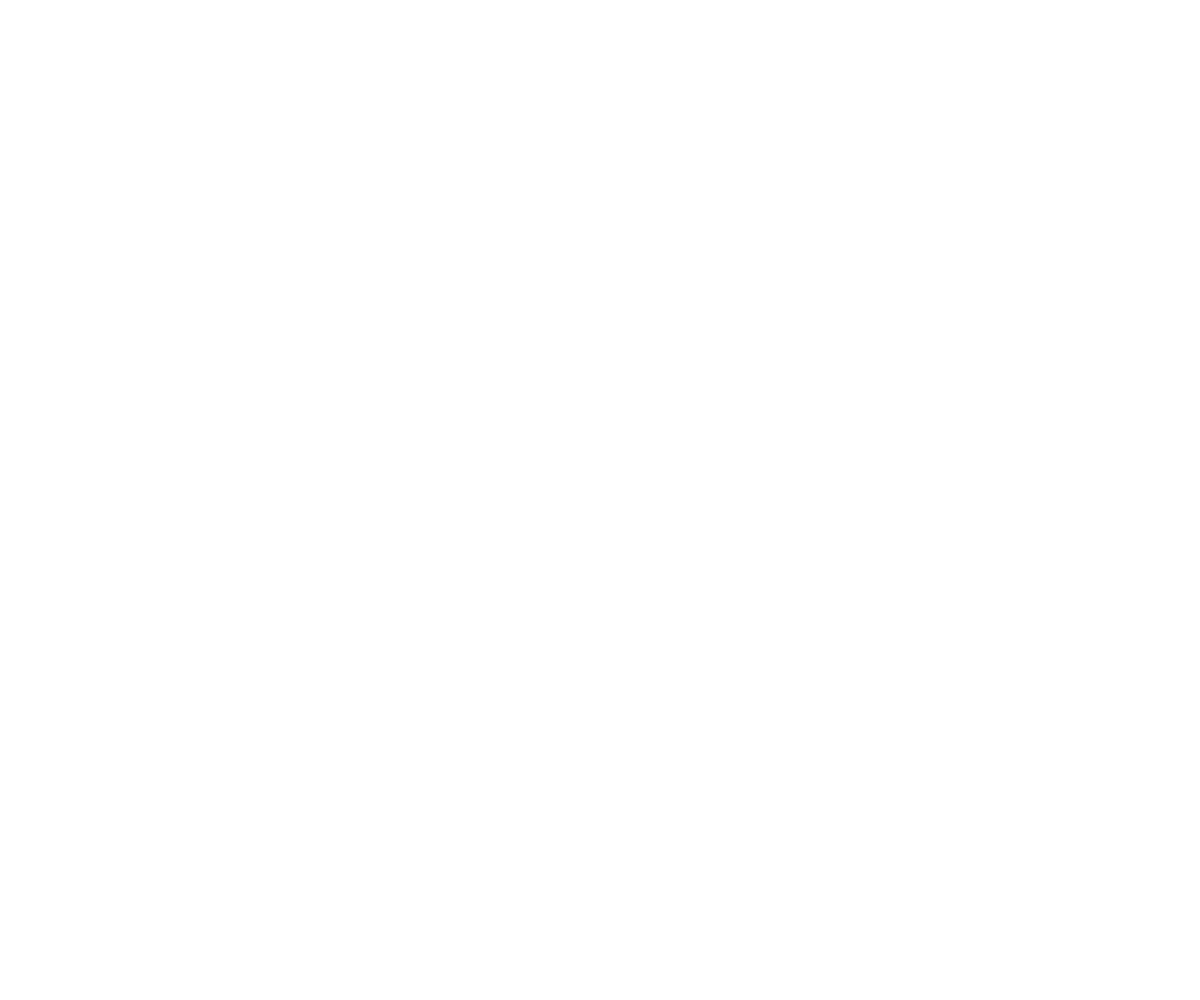
Frame 1 (no input)
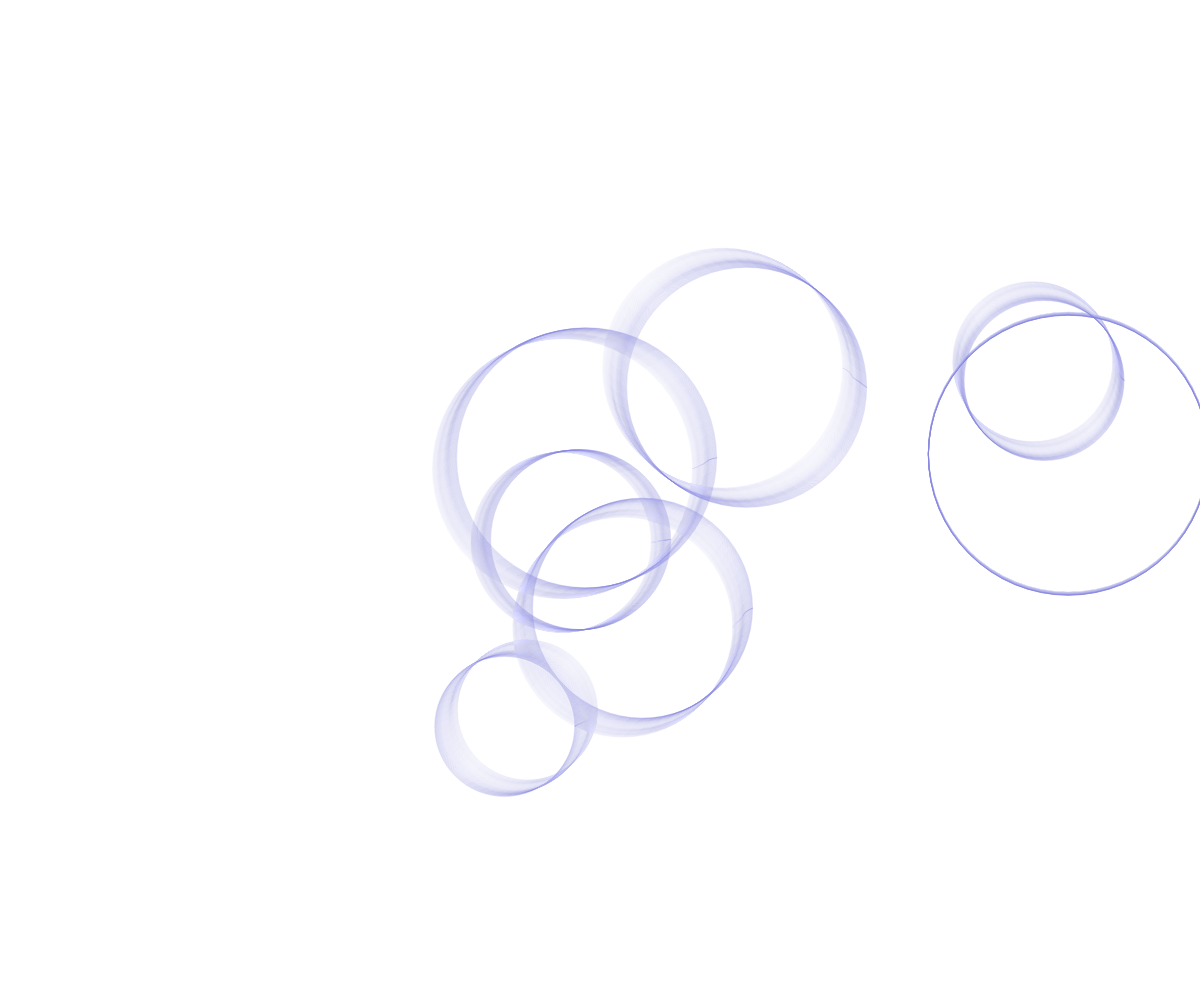
Frame 60 (no input)
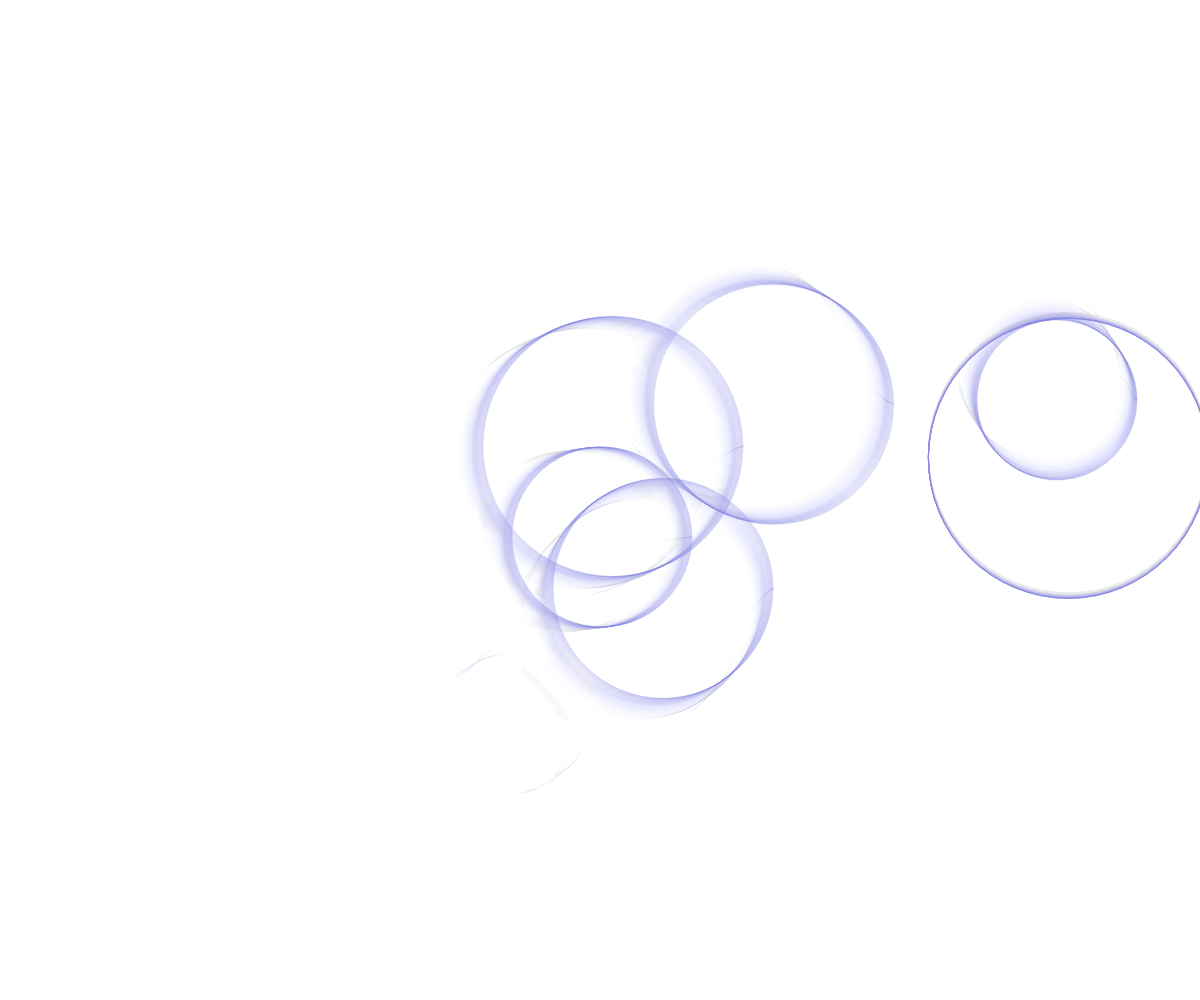
Frame 120 (the mouse pressed at the canvas centre since frame 60)

The p5.js sketch that drew these frames (run headless with seeded random() and noise() and a simulated clock; from frame 60 on, the mouse is pressed at the canvas centre):

// p5.js sketch
// ── sketch.js
let canvas;

let movers = [];

function setup() {
    canvas = createCanvas(windowWidth, windowHeight);
    frameRate(24);
    canvas.position(0, 0);
    canvas.style('z-index', '-3000');
    canvas.style('position', 'fixed')
    let numEraser = floor(random(7, 12));
    for (let i = 0; i < numEraser; i++) {
        movers.push(new Eraser(random(100, width - 100), random(100, height - 100), (i + 5) * 10));
    };
    // background(255);
}

function draw() {
    fill(255, 5);
    noStroke();
    rect(0, 0, width, height);

    for (let i = 0; i < movers.length; i++) {
        movers[i].update();
        movers[i].render();
        let intersect = false;
        for (let j = 0; j < movers.length; j++) {

            if (i != j && movers[i].intersects(movers[j])) {
                intersect = true;
            }
        }
        if (intersect) {
            movers[i].r = 127;
            movers[i].g = 127;
            movers[i].b = 220;
            movers[i].a = 10;
        } else {
            movers[i].r = 255;
            movers[i].g = 255;
            movers[i].b = 255;
            movers[i].a = 127;
        }
    }

    if(millis() >= 60000) noLoop();
}

class Eraser {
    constructor(_x, _y, _rad = 30) {
        this.r = 255;
        this.g = 255;
        this.b = 255;
        this.a = 127;

        this.rad = _rad;
        this.x = _x;
        this.y = _y;

        this.incx = random();
        this.incy = random();

        this.xdir = random(-1., 1.);
        this.ydir = random(-1., 1.);
    }

    update() {
        this.incx += .03;
        this.incy += .05;
        this.x += this.xdir * noise(this.incx);
        this.y += this.ydir * noise(this.incy);

        if (this.x >= width - this.rad || this.x <= this.rad) this.xdir = -this.xdir;
        if (this.y >= height - this.rad || this.y <= this.rad) this.ydir = -this.ydir;
    }

    intersects(otherball) {
        if (dist(this.x, this.y, otherball.x, otherball.y) <= this.rad + otherball.rad) {
            return true;
        } else {
            return false;
        }
    }

    render() {
        strokeWeight(0.25);
        stroke(this.r, this.g, this.b, 200);
        noFill();
        ellipse(this.x, this.y, this.rad * 2);
    }
}

function windowResized() {
    canvas = resizeCanvas(windowWidth, windowHeight);
}
